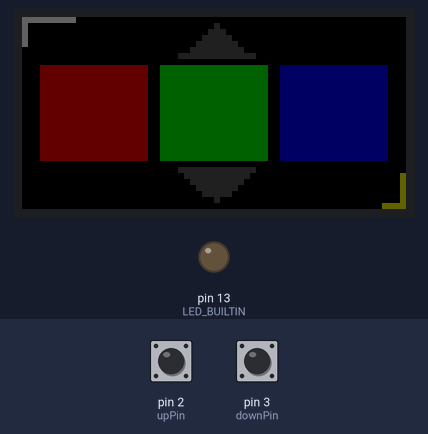
A sketch run on a simulated Arduino Uno, built with avr-gcc and run on an emulated ATmega328P. Parts: 64×32 colour display, output pins drawn as LEDs (lit = HIGH). Inputs (shaded band) come from the test bench; at power-on: pin 2 (upPin) HIGH, pin 3 (downPin) HIGH.

Above: at 1.2 s.
1.3 s: pin 2 (upPin) pulled LOW for 0.15 s
At 1.45 s:
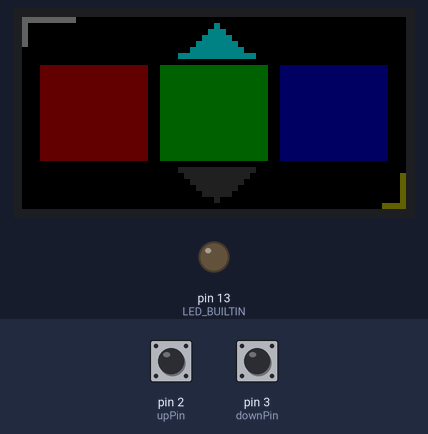
3.0 s: pin 3 (downPin) pulled LOW for 0.15 s
At 3.15 s:
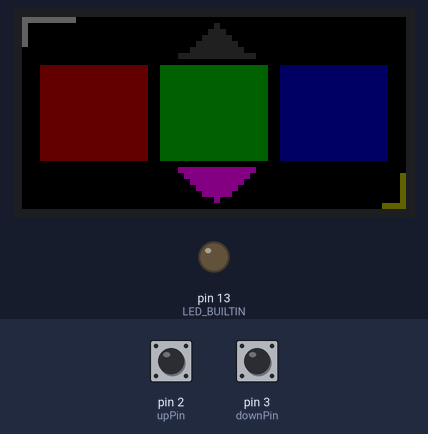
Timing chart, 0 to 6.0 s (numbered marks = the images above; inputs shaded):
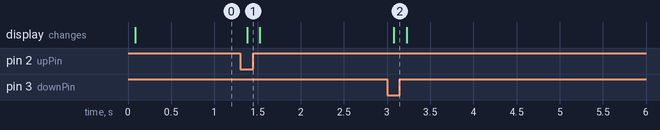

Measured:
- after the input at 1.3 s, the display: changes after 0.08 s (image 1)
- after the input at 3.0 s, the display: changes after 0.08 s (image 2)

The sketch:

panel_test.ino
```cpp
#include <Adafruit_Protomatter.h>

constexpr uint8_t width = 64;
constexpr uint8_t rowAddressBits = 4;
constexpr uint8_t upPin = 2;
constexpr uint8_t downPin = 3;
constexpr uint32_t debounceMs = 25;

// MatrixPortal M4 HUB75 pin assignments.
uint8_t rgbPins[] = {7, 8, 9, 10, 11, 12};
uint8_t addressPins[] = {17, 18, 19, 20};
Adafruit_Protomatter matrix(width, 4, 1, rgbPins, rowAddressBits, addressPins,
                           14, 15, 16, false);

struct Button {
    uint8_t pin;
    bool sample = false;
    bool pressed = false;
    uint32_t lastChange = 0;

    explicit Button(uint8_t inputPin) : pin(inputPin) {}

    void begin() { pinMode(pin, INPUT_PULLUP); }

    bool update(uint32_t now) {
        const bool reading = digitalRead(pin) == LOW;
        if (sample != reading) {
            sample = reading;
            lastChange = now;
        }
        if (sample == pressed || now - lastChange < debounceMs) {
            return false;
        }
        pressed = sample;
        return true;
    }
};

Button up(upPin);
Button down(downPin);
bool matrixReady = false;

void drawTest() {
    const auto white = matrix.color565(96, 96, 96);
    const auto yellow = matrix.color565(96, 96, 0);
    const auto idle = matrix.color565(32, 32, 32);
    const auto cyan = matrix.color565(0, 128, 128);
    const auto magenta = matrix.color565(128, 0, 128);

    matrix.fillScreen(0);
    matrix.drawFastHLine(0, 0, 9, white);
    matrix.drawFastVLine(0, 0, 5, white);
    matrix.drawFastHLine(60, 31, 4, yellow);
    matrix.drawFastVLine(63, 26, 6, yellow);

    // Each bar crosses the split between the upper and lower HUB75 RGB lanes.
    matrix.fillRect(3, 8, 18, 16, matrix.color565(96, 0, 0));
    matrix.fillRect(23, 8, 18, 16, matrix.color565(0, 96, 0));
    matrix.fillRect(43, 8, 18, 16, matrix.color565(0, 0, 96));

    matrix.fillTriangle(26, 6, 38, 6, 32, 1, up.pressed ? cyan : idle);
    matrix.fillTriangle(26, 25, 38, 25, 32, 30, down.pressed ? magenta : idle);
    matrix.show();
}

void setup() {
    pinMode(LED_BUILTIN, OUTPUT);
    digitalWrite(LED_BUILTIN, LOW);
    up.begin();
    down.begin();
    matrixReady = matrix.begin() == PROTOMATTER_OK;
    if (matrixReady) {
        drawTest();
    }
}

void loop() {
    const auto now = millis();
    if (!matrixReady) {
        // Slow blink on the board LED signals display-driver initialization failure.
        digitalWrite(LED_BUILTIN, (now / 500) % 2 ? HIGH : LOW);
        return;
    }
    const bool upChanged = up.update(now);
    const bool downChanged = down.update(now);
    if (upChanged || downChanged) {
        drawTest();
    }
}
```
